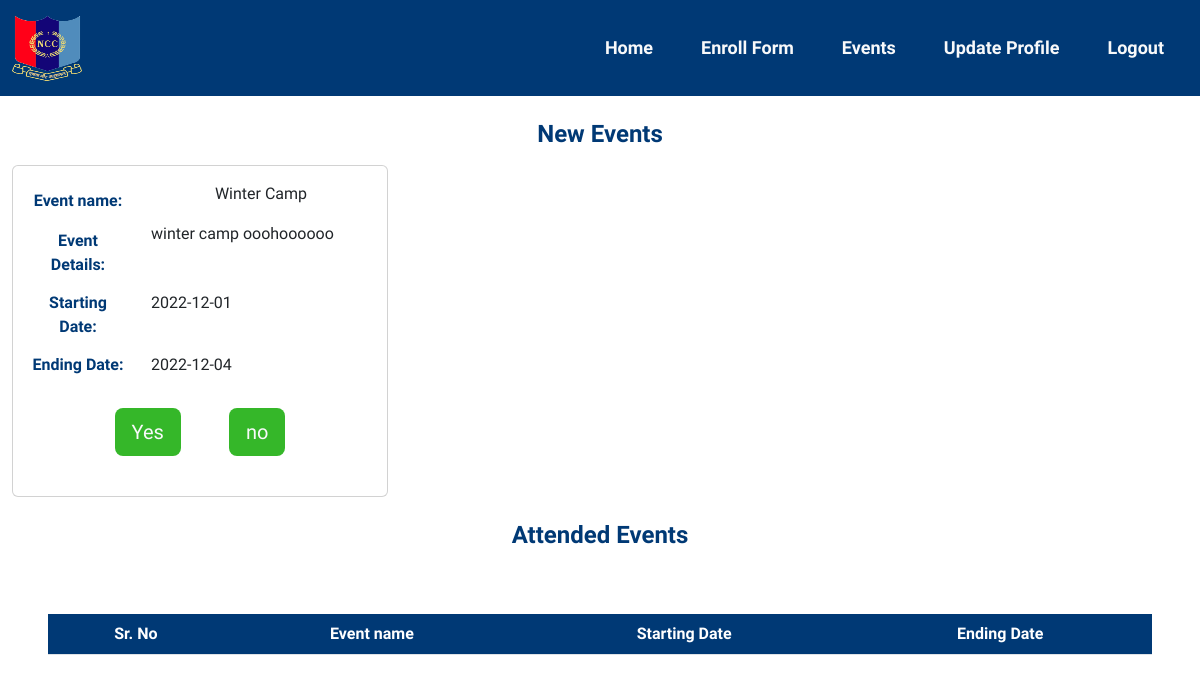
Page /student_events.php (signed in) on the earlier database version.
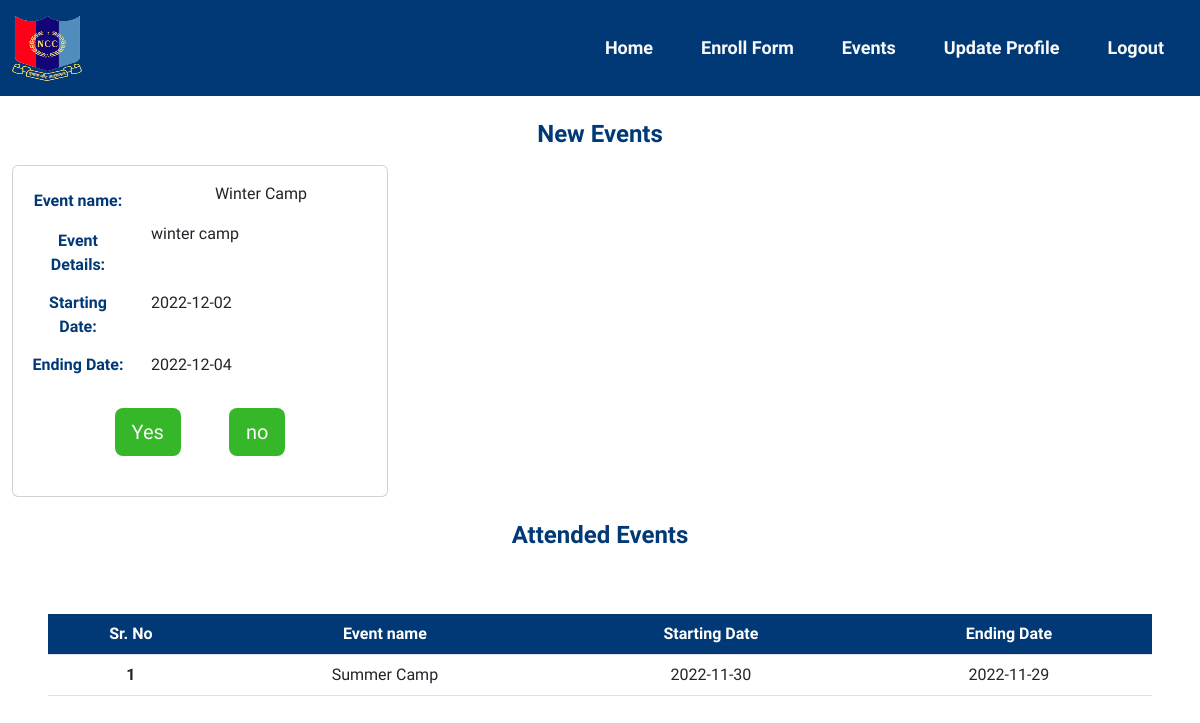
Same page on the later database version.
### tables this page shows
CREATE TABLE `event_handle` (
  `id` int(255) NOT NULL,
  `evName` varchar(100) NOT NULL,
  `evDetails` varchar(255) NOT NULL,
  `startDate` varchar(200) NOT NULL,
  `endDate` varchar(200) NOT NULL,
  `participant` varchar(255) DEFAULT NULL,
  `notInterested` varchar(255) DEFAULT NULL,
  `place` varchar(200) DEFAULT NULL,
  `typeOfEvent` int(10) NOT NULL DEFAULT 0,
  `campPhoto` varchar(200) DEFAULT NULL,
  `anoId` int(200) DEFAULT NULL,
  `evCreate` varchar(200) DEFAULT NULL,
  `future2` varchar(255) DEFAULT NULL,
  `future3` varchar(255) DEFAULT NULL
);

### student_events.php (the view, shortened to what the changed rows need)
<?php
include ('database/include.php');
?>
<!DOCTYPE html>
<html lang="en">
<head>
    <link rel="stylesheet" href="style.css">
    <link rel="stylesheet" href="//cdn.datatables.net/1.12.1/css/jquery.dataTables.min.css">
    <link href="https://cdn.jsdelivr.net/npm/bootstrap@5.2.2/dist/css/bootstrap.min.css" rel="stylesheet">
</head>
<body>
    <section>
        <div class="row mt-3" style="width: 100%;text-align:center;margin: 0 auto;">
                <?php
                $sql = "SELECT * FROM `event_handle`" ;
                $result = mysqli_query($conn, $sql);
                while($row = mysqli_fetch_assoc($result)){
                    $tdate = date("Y-m-d");
                    $edate = $row['startDate'];
                    $participate = false;
                    $arrayParticipate = explode(",",$row['participant']);
                    foreach($arrayParticipate as $value){
                        if($value == $_SESSION['userId']){
                            $participate = true;
                        }
                    }
                    if($tdate <= $edate && $participate == false){
                        echo '
                        <div class="col-md-4">
                <div class="card" style="margin: 0 auto; padding: 1rem;">
                            <div class="row">
                        <label for="" class="col-md-4 col-form-label">Event name:</label>
                        <div class="col-md-8">
                        <p>
                        '.$row['evName'].'
                        </p>
                        </div>
                    </div>
                    <div class="row">
                        <label for="" class="col-md-4 col-form-label">Event Details:</label>
                        <div class="col-md-8">
                        <p style="text-align: justify; ">
                        '.$row['evDetails'].'
                        </p>
                        </div>
                    </div>
                    <div class=" row">
                        <label for="" class="col-md-4 col-form-label">Starting Date:</label>
                        <div class="col-md-8">
                            <input type="text" readonly class="form-control-plaintext" id="startDate" name="startDate" value="'.$row['startDate'].'">
                        </div>
                    </div>
                    <div class="row">
                        <label for="" class="col-md-4 col-form-label">Ending Date:</label>
                        <div class="col-md-8">
                            <input type="text" readonly class="form-control-plaintext" id="endDate" name="endDate" value="'.$row['endDate'].'">
                        </div>
                    </div>
                    <div class="btn_group" style="display: flex;margin:0 auto;">
                    ';
                    ?>
                        <form action="<?php echo htmlspecialchars($_SERVER['PHP_SELF']); ?>" method="post" class="m-3">
                            <input type="Submit" value="Yes" name="yes" class="btn btn-lg text-light m-2" style="background-color: #35b729;">
                        </form>
                        <form action="<?php echo htmlspecialchars($_SERVER['PHP_SELF']); ?>" method="post" class="m-3">
                            <input type="Submit" value="no" name="no" class="btn btn-lg text-light m-2" style="background-color: #35b729;">
                        </form>
                        <?php
                        echo '
                    </div>
                    </div>
                    </div>
                    ';
                    }
                }
                ?>
            </div>
    </section>
    <div id="table-wrapper" class="p-5 mt-3">
        <div class="main" id="table-scroll">
            <table class="table text-center" id="myTable" class="myTable">
                <thead style="background-color: #003975; color:white;">
                    <tr>
                        <th scope="col">Sr. No</th>
                        <th scope="col">Event name</th>
                        <th scope="col">Starting Date</th>
                        <th scope="col">Ending Date</th>
                    </tr>
                </thead>
                <tbody>
                    <?php
                    $sql = "SELECT * FROM `event_handle`" ;
                    $result = mysqli_query($conn, $sql);
                    $i = 1;
                    while($row = mysqli_fetch_assoc($result)){
                        $tdate = date("Y-m-d");
                        $edate = $row['endDate'];
                        $participate = false;
                        $arrayParticipate = explode(",",$row['participant']);
                        foreach($arrayParticipate as $value){
                            if($value == $_SESSION['userId']){
                                $participate = true;
                            }
                        }
                        if($tdate >= $edate && $participate == true){
                            echo '
                            <tr>
                                <th scope="row">'.$i.'</th>
                                <td>'.$row['evName'].'</td>
                                <td>'.$row['startDate'].'</td>
                                <td>'.$row['endDate'].'</td>
                            </tr>
                            ';
                        }
                        $i++;
                    }
                    ?>
                </tbody>
        </div>
    </div>
</body>
</html>

Differences in the rows shown:
changed event_handle "Winter Camp": evDetails "winter camp ooohoooooo" → "winter camp"; startDate "2022-12-01" → "2022-12-02"
now on this page (row edited): event_handle: evName "Summer Camp", startDate "2022-11-30", endDate "2022-11-29", shown under "Attended Events"
